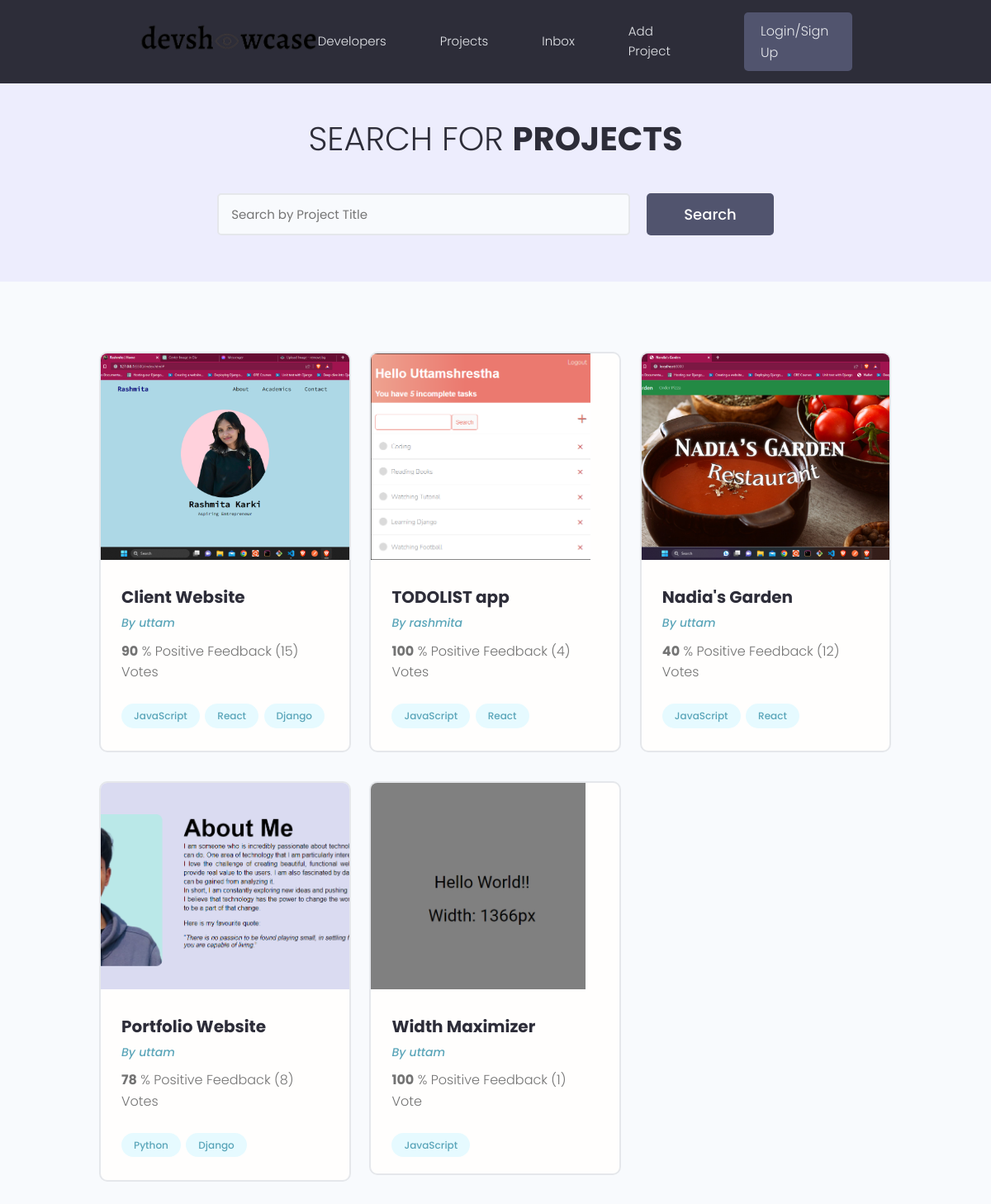
/projects/, run on the app's committed database.
### application/models.py (models this page shows, shortened)
class Project (models.Model):
    owner = models.ForeignKey(Profile, blank = True, null = True, on_delete = models.SET_NULL )  # Create the owner for the project and don't delete the project when the user id is deleted by any circumstances.
    title = models.CharField(max_length = 200)
    description = models.TextField(blank = True, null = True)
    project_image = models.ImageField(blank = True, null = True, default = "default.jpg") # to add images to the DB.
    demo_link = models.CharField(max_length=2000, blank = True, null = True)
    source_link = models.CharField(max_length = 2000, blank = True, null = True)
    tags = models.ManyToManyField('Tag', blank = True)  # it lets user select content of Tag table.
    vote_total = models.IntegerField(default = 0, null = True, blank = True)
    vote_ratio = models.IntegerField(default = 0, null = True, blank = True)
    created = models.DateTimeField(auto_now_add=True)
    id = models.UUIDField(default=uuid.uuid4, primary_key=True, unique=True, editable=False) # generate random unique id

class Tag(models.Model):
    name = models.CharField(max_length = 200)
    created = models.DateTimeField(auto_now_add=True)
    id = models.UUIDField(default = uuid.uuid4, primary_key = True, editable = False) # generate random unique ID
    def __str__(self):
        return self.name

### users/models.py (models this page shows)
class Profile(models.Model):
    user = models.OneToOneField(User, on_delete=models.CASCADE, null = True, blank = True)  # User has one to one relationship with their Profile means user can create only one Profile.
    name = models.CharField(max_length = 100, blank = True, null = True)
    email = models.EmailField(max_length = 50, blank = True, null = True)
    username = models.CharField(max_length = 20, blank = True, null = True)
    short_intro = models.CharField(max_length = 200, blank = True, null = True)
    bio = models.TextField(blank = True, null = True)
    profile_image = models.ImageField(null = True, blank = True, upload_to = 'users/', default='users/user-default.png')
    social_github = models.CharField(max_length = 200, blank = True, null = True)     # user can add github
    social_linkedin = models.CharField(max_length = 200, blank = True, null = True)   # user can add linkedin
    social_website = models.CharField(max_length = 200, blank = True, null = True)    # user can add their website.
    created = models.DateTimeField(auto_now_add=True)
    id = models.UUIDField(default = uuid.uuid4, primary_key = True, editable = False)
    def __str__(self):
        return str(self.user.username)

### application/views.py (the view)
# urls.py: path("", views.projects, name="projects"),    # list view
def projects(request):  # list view
    projects = models.Project.objects.all() # quering all the projects and storing in projects
    context = {'projects': projects}
    return render(request, 'application/projects.html', context)

### template/application/projects.html (shortened to what this page needs)
{% extends 'application/main.html' %}
{% block content %}
<main class="projects">
    <section class="hero-section text-center">
      <div class="container container--narrow">
        <div class="hero-section__box">
          <h2>Search for <span>Projects</span></h2>
        </div>
        <div class="hero-section__search">
          <form class="form" action="#" method="get">
            <div class="form__field">
              <input class="input input--text" id="formInput#search" type="text" name="text"
                placeholder="Search by Project Title" />
            </div>
            <input class="btn btn--sub btn--lg" type="submit" value="Search" />
          </form>
        </div>
      </div>
    </section>
    <section class="projectsList">
      <div class="container">
        <div class="grid grid--three">
            {% for project in projects %}
          <div class="column">
            <div class="card project">
              <a href="{% url 'project' project.id %}" class="project">
                <img class="project__thumbnail" src="{{ project.project_image.url }}" alt="project thumbnail" />
                <div class="card__body">
                  <h3 class="project__title">{{project.title}}</h3>
                  <p><a class="project__author" href="{% url 'project' project.id %}">By {{project.owner}}</a></p>
                  <p class="project--rating">
                    <span style="font-weight: bold;">{{project.vote_ratio}}</span> % Positive
                    Feedback ({{project.vote_total}}) Vote{{project.vote_total|pluralize:"s"}}
                  </p>
                  <div class="project__tags">
                    {% for tag in project.tags.all %}
                    <span class="tag tag--pill tag--main">
                      <small>{{tag}}</small>
                    </span>
                    {% endfor %}
                  </div>
                </div>
              </a>
            </div>
          </div>
          {% endfor %}
        </div>
      </div>
    </section>
  </main>
{% endblock content %}

### static/styles/app.css (style rules this page uses)
:root { --color-sub: #2d2d39; }
.btn--sub { background-color: var(--color-sub-light); }
.card { border: 2px solid var(--color-light); }
img { width: 100%; }
.hero-section { height: 40vh; display: flex; align-items: center; background-color: var(--color-sub); }
.hero-section__box { margin-bottom: 4rem; }
.hero-section__box > h2, .hero-section__box > h2 > span { font-size: 4rem; color: var(--color-light); line-height: 1.3; text-transform: uppercase; }
.hero-section__box > h2 { font-weight: 300; }
.hero-section__box > h2 > span { font-weight: 700; }
.hero-section__search > .form { display: flex; align-items: center; justify-content: center; gap: 2rem; }
.hero-section__search > .form input.input--text { width: 50rem; }
.project__author { font-size: 1.4rem; font-style: italic; }
.project--rating { margin-bottom: 1.6em; margin-top: .5em; }
.projects > .hero-section { background: var(--color-sub-lighter); height: 30vh; }
.projects .hero-section__box { margin-bottom: 2.5rem; }
.projects .hero-section__box > h2 { color: var(--color-sub); }
.projects .hero-section__box > h2 > span { font-weight: 700; color: var(--color-sub); }
.projectsList { margin-top: 8rem; }
.project__thumbnail { height: 25rem; object-fit: cover; object-position: top center; }
.project__title { font-size: 2rem; font-weight: 700; color: var(--color-sub); }

### static/uikit/styles/modules/_variables.css (style rules this page uses)
:root { --color-main: #5aa5b9; --color-main-light: #e6faff; --color-sub: #3f4156; --color-sub-light: #51546e; --color-sub-lighter: #ededfd; --color-text: #737373; --color-gray: #8b8b8b; --color-light: #e5e7eb; --color-light-gray: #767676; --color-bg: #f8fafd; --color-white: #fffefd; --color-white-light: #f3f3f3; --color-success: #359e64; --color-success-bg: #def8e8; --color-error: #fc4b0b; --color-error-bg: #fff2ee; --font-base: 'Poppins', arial, helvetica, 'Segoe UI', roboto, ubuntu, sans-serif; --font-monospace: 'Fira Code', 'Courier New', courier, monospace; --font-regular: 300; --font-medium: 500; --font-bold: 700; --generic-shadow: 1px 1px 5px #00000010; --generic-transition: all 0.3s ease-in-out; }

### static/uikit/styles/modules/_base.css (style rules this page uses)
* { margin: 0; padding: 0; box-sizing: border-box; text-rendering: optimizeLegibility; color: inherit; font-size: inherit; }
html { font-size: 50%; }
@media only screen and (min-width: 480px) { html { font-size: 56.25%; } }
@media only screen and (min-width: 1200px) { html { font-size: 62.5%; } }
body { line-height: 1.6; font-weight: 400; font-size: 1.5rem; color: var(--color-text); background-color: var(--color-bg); min-height: 100vh; }

### static/uikit/styles/modules/_typography.css (style rules this page uses)
* { font-family: var(--font-base); }
h2 { font-size: 3.6rem; font-weight: var(--font-bold); }
h3 { font-size: 3.2rem; font-weight: var(--font-medium); }
p, span, strong { font-size: 1.6rem; color: var(--color-text); font-weight: var(--font-regular); }
a { padding-bottom: 2px; text-decoration: none; display: inline-block; color: var(--color-main); font-weight: var(--font-medium); }

### static/uikit/styles/modules/_utilities.css (style rules this page uses)
.container { width: 92%; max-width: 165rem; margin: 0 auto; box-sizing: border-box; }
.container--narrow { width: 92%; max-width: 120rem; }
@media screen and (min-width: 1000px) { .container { width: 90%; } }
@media screen and (min-width: 1000px) { .container--narrow { width: 85%; } }
@media screen and (min-width: 1200px) { .container { width: 80%; } }
@media screen and (min-width: 1200px) { .container--narrow { width: 72%; } }
.text-center { text-align: center; }

### static/uikit/styles/modules/_button.css (style rules this page uses)
.btn { display: inline-block; position: relative; cursor: pointer; background-color: var(--color-light); font-weight: var(--font-medium); color: var(--color-sub); text-decoration: none; padding: 1rem 2rem; border-radius: 0.5rem; border: none; width: -webkit-fit-content; width: -moz-fit-content; width: fit-content; height: -webkit-fit-content; height: -moz-fit-content; height: fit-content; font-size: 1.6rem; outline-width: 0; outline-color: transparent; -webkit-backface-visibility: hidden; backface-visibility: hidden; transition: all 0.3s ease-in-out; }
.btn--sub { background-color: var(--color-sub); color: var(--color-white); }
.btn--lg { font-size: 1.8rem; padding: 1.2rem 4.5rem; }

### static/uikit/styles/modules/_card.css (style rules this page uses)
.card { border-radius: 1rem; background-color: var(--color-white); border: 1.5px solid var(--color-light); width: auto; height: auto; margin-top: 0.5rem; margin-bottom: 0.5rem; overflow: hidden; }
.card__body, .card__header { padding: 2rem 2.5rem; }

### data on the page
Project: project_image (picture), title "Client Website", owner "uttam", vote_ratio "90", vote_total "15"
Tag: name "JavaScript"
Tag: name "React"
Tag: name "Django"
Project: project_image (picture), title "TODOLIST app", owner "rashmita", vote_ratio "100", vote_total "4"
Project: project_image (picture), title "Nadia's Garden", owner "uttam", vote_ratio "40", vote_total "12"
Project: project_image (picture), title "Portfolio Website", owner "uttam", vote_ratio "78", vote_total "8"
Tag: name "Python"
Project: project_image (picture), title "Width Maximizer", owner "uttam", vote_ratio "100", vote_total "1"
